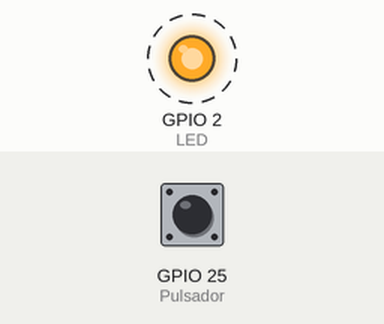
Recording of a sketch running on a simulated ESP32. On the bench: output pins drawn as LEDs (lit = HIGH). Dashed ring = blinking. The test bench sets the inputs (shaded band); at power-on: GPIO 25 (Pulsador) LOW.

Above: at 0.05 s.
Timing chart, 0 to 3.0 s (numbered marks = the images above):
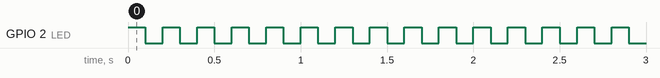

Measured:
- by itself, GPIO 2 (LED): alternates HIGH for 0.10 s and LOW for 0.10 s

The sketch:

tema10_10.ino
```cpp
void setup() {
  pinMode(2, OUTPUT);    // LED
  pinMode(25, INPUT);    // Pulsador
}

void loop() {
  do {
    digitalWrite(2, HIGH);
    delay(100);
    digitalWrite(2, LOW);
    delay(100);
  } while(digitalRead(25) == HIGH);
}
```
